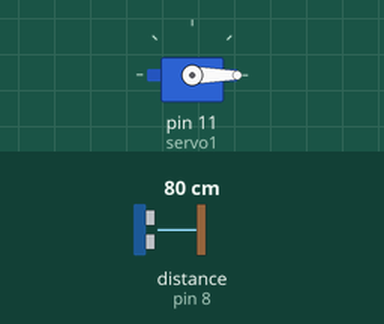
Recording of a sketch running on a simulated Arduino Uno, built with avr-gcc and run on an emulated ATmega328P. Parts: servo. Wiring (inferred from the names in the program): ultrasonic range finder: trigger pin 10; echo pin 8. Inputs (shaded band) come from the test bench; at power-on: distance to the obstacle (sensor on pin 8) 80 cm. The echo pulse lasts 58.3 µs per cm.

Above: at 1.2 s.
1.3 s: distance to the obstacle (sensor on pin 8) set to 13 cm
2.8 s: distance to the obstacle (sensor on pin 8) set to 10 cm
At 3.3 s:
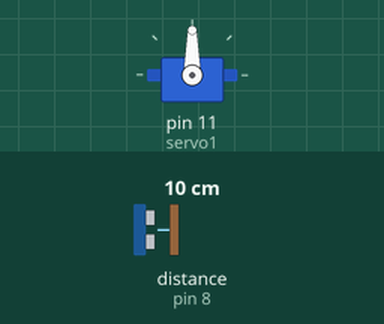
4.3 s: distance to the obstacle (sensor on pin 8) set to 18 cm
At 5.5 s:
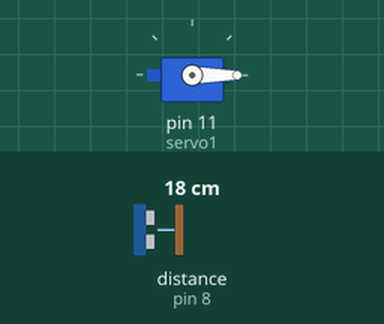
5.8 s: distance to the obstacle (sensor on pin 8) set to 2 cm
At 6.8 s:
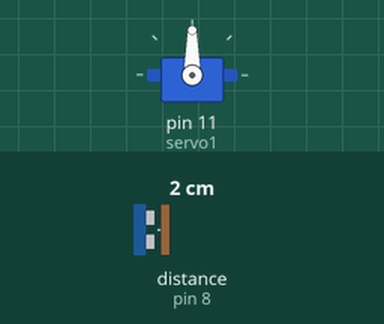
Timing chart, 0 to 8.3 s (numbered marks = the images above; inputs shaded):
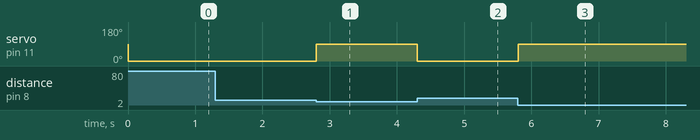

Measured:
- the behaviour switches between 12 and 11 cm on distance to the obstacle (sensor on pin 8) (found by bisection; images 0 and 1)
- after the input at 1.3 s, every drawn part: stays the same
- after the input at 2.8 s, servo on pin 11 (servo1): 0° → 90° at once
- after the input at 4.3 s, servo on pin 11 (servo1): 90° → 0° at once
- after the input at 5.8 s, servo on pin 11 (servo1): 0° → 90° at once

The sketch:

servo.ino
```cpp
//Include servo library to control the servo motor
#include <Servo.h>
Servo servo1;

//Define the pins for ultrasonic sensor
int trigPin = 10;
int echoPin = 8;
long distance;
long duration;

//Attach the servo motor and set the input and output
void setup() {
servo1.attach(11);
 pinMode(trigPin, OUTPUT);
 pinMode(echoPin, INPUT);
}

//Call the ultra function to calcualte the distance
void loop() {
  ultra();
  servo1.write(0);

  //Condition to chekc the distacne is less than or equal to 10 cm
  if(distance <= 10){
  servo1.write(90);
  }
}


//Ultra finction for setting the pins and calculaitng the distance
void ultra(){
  digitalWrite(trigPin, LOW);
  delayMicroseconds(200);
  digitalWrite(trigPin, HIGH);
  delayMicroseconds(300);
  digitalWrite(trigPin, LOW);
  duration = pulseIn(echoPin, HIGH);
  distance = duration*0.034/2;
  }
```
